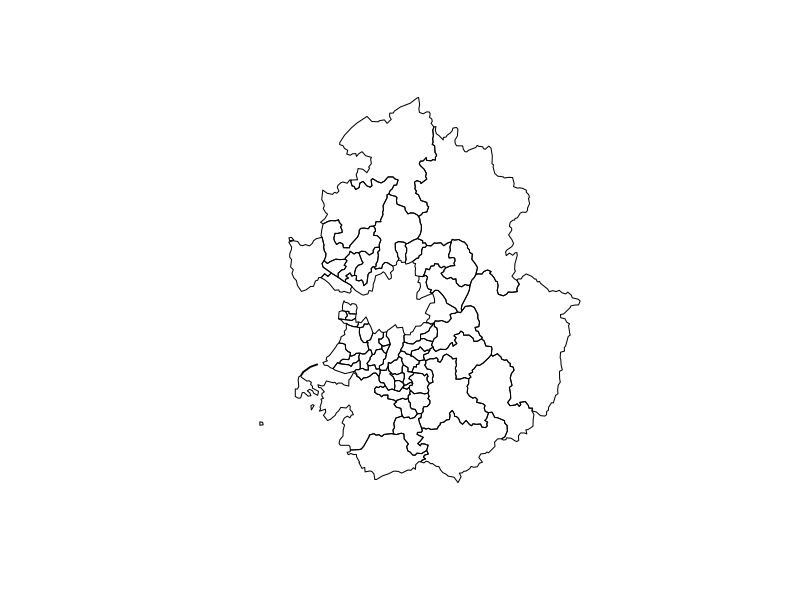

R code for this plot:
## ---- chunk 1
knitr::opts_chunk$set(echo = TRUE, message=FALSE, warning=FALSE,
                      comment="", digits = 3, tidy = FALSE, prompt = FALSE, fig.align = 'center')

Sys.setlocale("LC_ALL","ko_KR.UTF-8")
## ---- chunk 2
library(tidyverse)
library(sf)

precinct <- st_read("data/shapefile/2020_21_elec_253_simple.json")

precinct %>% 
  filter(str_detect(SGG_1, "경기")) %>% 
  select(geometry) %>% 
  plot()
